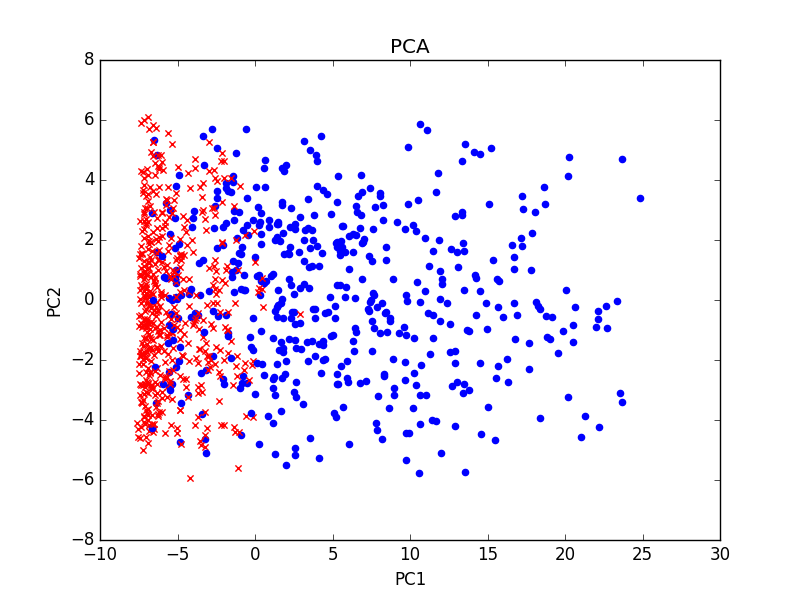

Python code for this plot:
import numpy as np
from sklearn.decomposition import PCA
from sklearn import preprocessing
import matplotlib.pyplot as plt

data = np.loadtxt('data.txt', delimiter = '\t', skiprows = 1 )

label = data [:,0]
features = np.zeros((999,10))
features = data[:,1:]
scaled_data = preprocessing.scale(features.T)
pca = PCA() # create a PCA object
pca.fit(scaled_data) # scales the paramater

pca_data = pca.transform(scaled_data) # get PCA coordinates for scaled_data
pca_percentage = np.round(pca.explained_variance_ratio_* 100, decimals=1)
print(pca_percentage)

principalComponents = pca.fit_transform(features)

for i in range (1,999) :
	if (label[i] == 1) :
		plt.scatter(principalComponents[i,0],principalComponents[i,1],color='r',marker = 'x')
	else:
		plt.scatter(principalComponents[i,0],principalComponents[i,1],color='b',marker = 'o')
plt.title('PCA')
plt.xlabel('PC1')
plt.ylabel('PC2')
plt.savefig('PCA')

